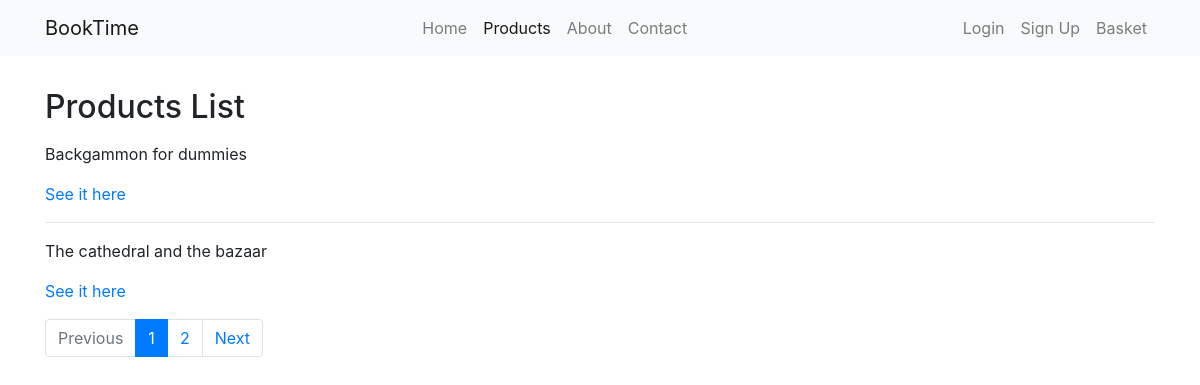
The page /products/all/ on the database its author committed.
### main/models.py (models this page shows, shortened)
class Product(models.Model):
    name = models.CharField(max_length=50)
    description = models.TextField(blank=True)
    price = models.DecimalField(max_digits=6, decimal_places=2)
    slug = models.SlugField()
    active = models.BooleanField(default=True)
    in_stock = models.BooleanField(default=True)
    date_updated = models.DateTimeField(auto_now=True)
    tags = models.ManyToManyField('ProductTag', related_name='producttags',
                                  blank=True)
    objects = ProductManager()
    class Meta:
        ordering = ['name', ]

### main/views.py (the view)
# urls.py: path('products/<slug:tag>/', views.ProductListView.as_view(),
class ProductListView(generic.ListView):
    template_name = 'main/product_list.html'
    paginate_by = 2
    def get_queryset(self):
        tag = self.kwargs['tag']
        self.tag = None
        if tag != 'all':
            self.tag = get_object_or_404(ProductTag, slug=tag)
        if self.tag:
            products = Product.objects.active().filter(tags=self.tag)
        else:
            products = Product.objects.active()
        return products.order_by('name')

### main/models.py (called while the page is built)
    def active(self):
        return self.filter(active=True)

### main/templates/main/product_list.html (shortened to what this page needs)
{% extends 'base.html' %}
{% block content %}
    <h2 class="mb-3">Products List</h2>
    {% for product in object_list %}
        <p>{{ product.name }}</p>
        <p>
            <a href="{% url 'main:product-detail' product.slug %}">See it here</a>
        </p>
        {% if not forloop.last %}
            <hr>
        {% endif %}
    {% empty %}
        <p>
            No products yet. Please, check again later.
        </p>
    {% endfor %}
    {% if is_paginated %}
    <nav>
        <ul class="pagination">
            {% if page_obj.has_previous %}
                <li class="page-item">
                    <a href="?page={{ page_obj.previous_page_number }}" class="page-link">Previous</a>
                </li>
            {% else %}
                <li class="page-item disabled">
                    <a href="#" class="page-link">Previous</a>
                </li>
            {% endif %}
            {% for num in page_obj.paginator.page_range %}
                {% if page_obj.number == num %}
                <li class="page-item active">
                    <a href="?page={{ num }}" class="page-link">{{ num }}</a>
                </li>
                {% elif num > page_obj.number|add:'-3' and num < page_obj.number|add:'3' %}
                    <li class="page-item">
                    <a href="?page={{ num }}" class="page-link">{{ num }}</a>
                    </li>
                {% endif %}
            {% endfor %}
            {% if page_obj.has_next %}
                <li class="page-item">
                    <a href="?page={{ page_obj.next_page_number }}" class="page-link">Next</a>
                </li>
            {% else %}
                <li class="page-item disabled">
                    <a href="#" class="page-link">Next</a>
                </li>
            {% endif %}
        </ul>
    </nav>
    {% endif %}
{% endblock content %}

### rows shown on the page
Product: name "Backgammon for dummies"
Product: name "The cathedral and the bazaar"

### other values the page prints
{{ num }} "1"
{{ num }} "2"
